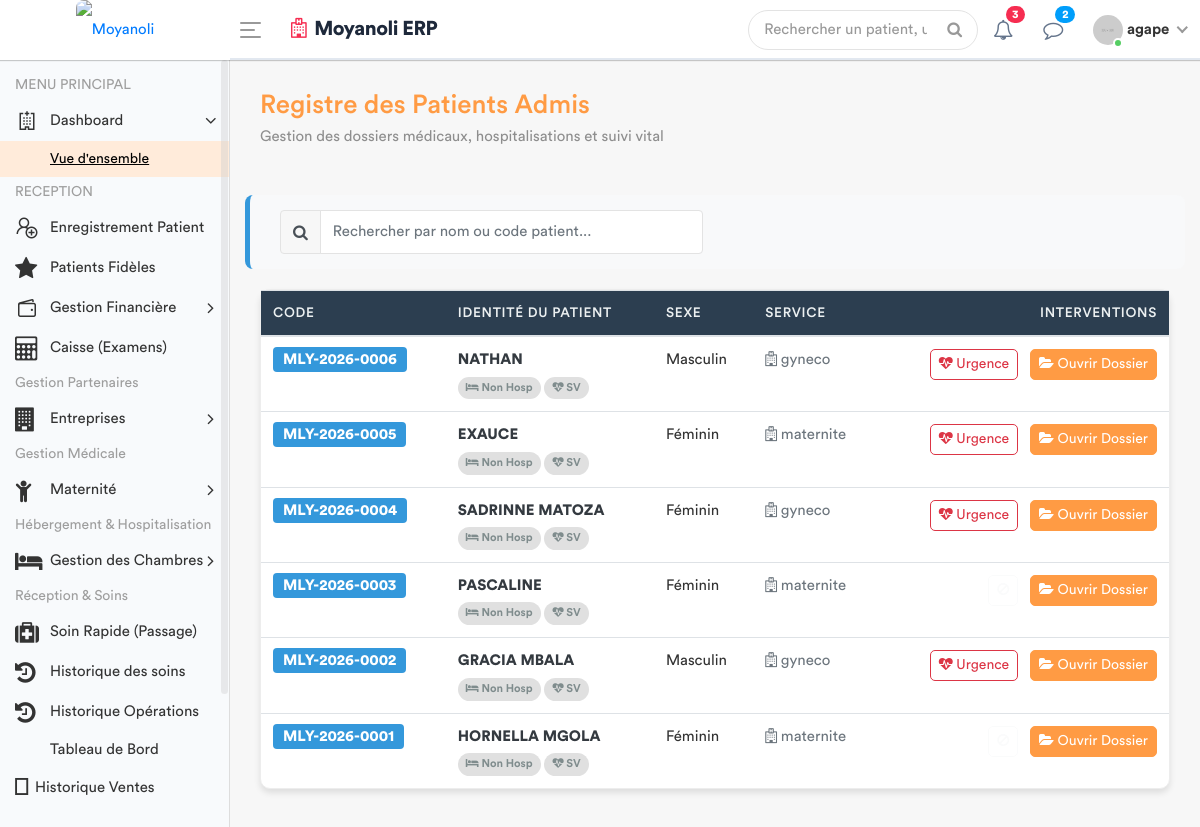
The app's page /patients/ (signed in), older data.
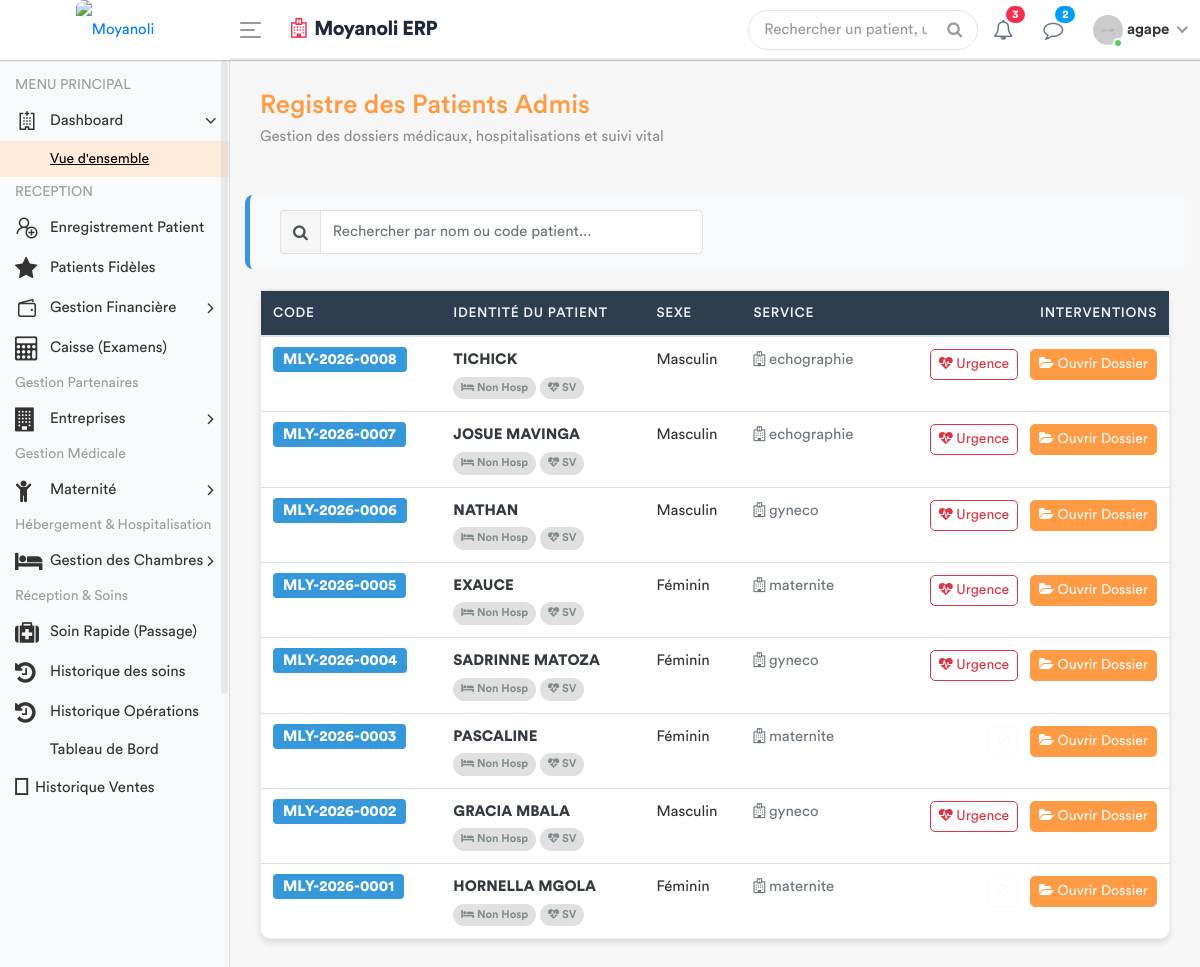
The same page, newer data.
### apps/models.py (models this page shows, shortened)
class Patient(models.Model):
    TYPE_CHOICES = [
        ('SIMPLE', 'Patient Simple'),
        ('FIDELE', 'Patient Fidèle'),
        ('CONVENTIONNE', 'Patient Conventionné'),
    ]
    code_patient = models.CharField(max_length=20, unique=True, editable=False)
    noms = models.CharField(max_length=100)
    service = models.ForeignKey('Service', on_delete=models.PROTECT, related_name='patients', null=True)
    sexe = models.CharField(max_length=1, choices=[('M', 'Masculin'), ('F', 'Féminin')])
    age = models.CharField(max_length=30)
    adresse = models.TextField()
    telephone = models.CharField(max_length=20)
    type_patient = models.CharField(max_length=15, choices=TYPE_CHOICES, default='SIMPLE')
    a_carte_fidelite = models.BooleanField(default=False, verbose_name="Possède carte de fidélité")
    entreprise = models.ForeignKey('Entreprise', on_delete=models.SET_NULL, null=True, blank=True, verbose_name="Entreprise (si conventionné)")
    fiche_payee = models.BooleanField(default=False)
    created_by = models.ForeignKey(User, on_delete=models.SET_NULL, null=True, related_name='patients_crees')
    date_creation = models.DateTimeField(auto_now_add=True)
    date_modification = models.DateTimeField(auto_now=True)

class Service(models.Model):
    nom = models.CharField(max_length=100, unique=True)
    description = models.TextField(blank=True, null=True)
    date_creation = models.DateTimeField(default=timezone.now)
    class Meta:
        verbose_name = "Service"
        verbose_name_plural = "Services"

### apps/views.py (the view)
# urls.py: path('patients/', views.liste_patients_urgence, name='liste_patients_urgence'),
@login_required
def liste_patients_urgence(request):
    patients = Patient.objects.filter(fiche_payee=True).order_by('-id')
    role = Fonction.objects.filter(userKey=request.user).first()
    fonctionKey = role.fonctionKey.roleName if role and role.fonctionKey else None
    for p in patients:
        p.consultation_active = Consultation.objects.filter(
            triage__patient=p
        ).order_by('-date_creation').first()
        p.hosp_en_cours = Hospitalisation.objects.filter(
            patient=p,
            statut='EN_COURS'
        ).first()
    return render(request, 'back-end/medecin/liste_patients.html', {
        'patients': patients,
        'fonctionKey': fonctionKey
    })

### apps/templates/back-end/medecin/liste_patients.html (shortened to what the changed rows need)
<!DOCTYPE html>
{% load static %}
<html lang="fr">
    <head>
        {% include 'back-end/includes/css.html' %}
    </head>
    <body>
        <div class="main-wrapper">
            <div class="page-wrapper">
                <div class="content container-fluid">
                    <div class="card">
                        <div class="card-body p-0">
                            <div class="table-responsive">
                                <table class="table table-hover mb-0" id="patientTable">
                                    <thead>
                                        <tr>
                                            <th>CODE</th>
                                            <th>IDENTITÉ DU PATIENT</th>
                                            <th>SEXE</th>
                                            <th>SERVICE</th>
                                            <th class="text-right">INTERVENTIONS</th>
                                        </tr>
                                    </thead>
                                    <tbody id="patientTableBody">
                                        {% for patient in patients %}
                                        <tr class="align-middle">
                                            <td><span class="badge-code">{{ patient.code_patient }}</span></td>
                                            <td>
                                                <div class="font-weight-bold text-dark">{{ patient.noms }}</div>
                                                <div>
                                                    <span id="hosp_tab" class="med-tab {% if not patient.hosp_en_cours %}tab-inactive{% endif %}">
                                                        <i class="fa fa-bed"></i> {% if patient.hosp_en_cours %}Lit: {{ patient.hosp_en_cours.lit.nom_lit }}{% else %}Non Hosp{% endif %}
                                                    </span>
                                                    <span id="sv_tab" class="med-tab {% if not patient.a_signes_vitaux %}tab-inactive{% endif %}">
                                                        <i class="fa fa-heartbeat"></i> SV
                                                    </span>
                                                </div>
                                            </td>
                                            <td>{{ patient.get_sexe_display }}</td>
                                            <td><span class="text-secondary"><i class="fa fa-hospital-o"></i> {{ patient.service.nom|default:"Non assigné" }}</span></td>
                                            <td class="text-right">
                                                {% if patient.consultation_active %}
                                                    <a href="{% url 'enregistrer_ordonnance_urgence' patient.consultation_active.id %}"
                                                       class="btn btn-sm btn-outline-danger btn-action mr-2">
                                                        <i class="fa fa-heartbeat"></i> Urgence
                                                    </a>
                                                {% else %}
                                                    <button class="btn btn-sm btn-outline-light mr-2" disabled><i class="fa fa-ban"></i></button>
                                                {% endif %}
                                                <a href="{% url 'dossier_medical_complet' patient.id %}" class="btn btn-sm btn-primary btn-action">
                                                    <i class="fa fa-folder-open"></i> Ouvrir Dossier
                                                </a>
                                            </td>
                                        </tr>
                                        {% empty %}
                                        <tr>
                                            <td colspan="5" class="text-center py-5 text-muted">
                                                <i class="fa fa-folder-open-o fa-3x"></i><br>Aucun dossier patient en attente.
                                            </td>
                                        </tr>
                                        {% endfor %}
                                    </tbody>
                                </table>
                            </div>
                        </div>
                    </div>
                </div>
            </div>
        </div>
    </body>
</html>

Row changes from the older to the newer data that the page shows:
added Patient: code_patient "MLY-2026-0008", noms "TICHICK", shows "Non Hosp", sexe "Masculin", service.nom "echographie", shows "Urgence"
added Patient: code_patient "MLY-2026-0007", noms "JOSUE MAVINGA", shows "Non Hosp", sexe "Masculin", service.nom "echographie", shows "Urgence"
